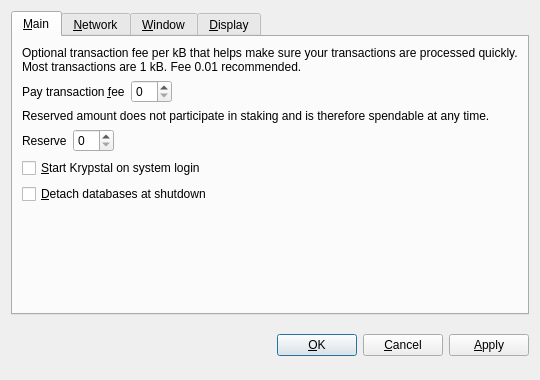
<?xml version="1.0" encoding="UTF-8"?>
<ui version="4.0">
 <class>OptionsDialog</class>
 <widget class="QDialog" name="OptionsDialog">
  <property name="geometry">
   <rect>
    <x>0</x>
    <y>0</y>
    <width>540</width>
    <height>380</height>
   </rect>
  </property>
  <property name="windowTitle">
   <string>Options</string>
  </property>
  <property name="modal">
   <bool>true</bool>
  </property>
  <layout class="QVBoxLayout" name="verticalLayout">
   <item>
    <widget class="QTabWidget" name="tabWidget">
     <property name="tabPosition">
      <enum>QTabWidget::North</enum>
     </property>
     <property name="currentIndex">
      <number>0</number>
     </property>
     <widget class="QWidget" name="tabMain">
      <attribute name="title">
       <string>&amp;Main</string>
      </attribute>
      <layout class="QVBoxLayout" name="verticalLayout_Main">
       <item>
        <widget class="QLabel" name="transactionFeeInfoLabel">
         <property name="text">
          <string>Optional transaction fee per kB that helps make sure your transactions are processed quickly. Most transactions are 1 kB. Fee 0.01 recommended.</string>
         </property>
         <property name="textFormat">
          <enum>Qt::PlainText</enum>
         </property>
         <property name="wordWrap">
          <bool>true</bool>
         </property>
        </widget>
       </item>
       <item>
        <layout class="QHBoxLayout" name="horizontalLayoutFee">
         <item>
          <widget class="QLabel" name="transactionFeeLabel">
           <property name="text">
            <string>Pay transaction &amp;fee</string>
           </property>
           <property name="textFormat">
            <enum>Qt::PlainText</enum>
           </property>
           <property name="buddy">
            <cstring>transactionFee</cstring>
           </property>
          </widget>
         </item>
         <item>
          <widget class="BitcoinAmountField" name="transactionFee"/>
         </item>
         <item>
          <spacer name="horizontalSpacerFee">
           <property name="orientation">
            <enum>Qt::Horizontal</enum>
           </property>
           <property name="sizeHint" stdset="0">
            <size>
             <width>40</width>
             <height>20</height>
            </size>
           </property>
          </spacer>
         </item>
        </layout>
       </item>
       <item>
        <widget class="QLabel" name="reserveBalanceInfoLabel">
         <property name="text">
          <string>Reserved amount does not participate in staking and is therefore spendable at any time.</string>
         </property>
         <property name="textFormat">
          <enum>Qt::PlainText</enum>
         </property>
         <property name="wordWrap">
          <bool>true</bool>
         </property>
        </widget>
       </item>
       <item>
        <layout class="QHBoxLayout" name="horizontalLayoutReserveBalance">
         <item>
          <widget class="QLabel" name="reserveBalanceLabel">
           <property name="text">
            <string>Reserve</string>
           </property>
           <property name="textFormat">
            <enum>Qt::PlainText</enum>
           </property>
           <property name="buddy">
            <cstring>reserveBalance</cstring>
           </property>
          </widget>
         </item>
         <item>
          <widget class="BitcoinAmountField" name="reserveBalance"/>
         </item>
         <item>
          <spacer name="horizontalSpacerReserveBalance">
           <property name="orientation">
            <enum>Qt::Horizontal</enum>
           </property>
           <property name="sizeHint" stdset="0">
            <size>
             <width>40</width>
             <height>20</height>
            </size>
           </property>
          </spacer>
         </item>
        </layout>
       </item>
       <item>
        <widget class="QCheckBox" name="bitcoinAtStartup">
         <property name="toolTip">
          <string>Automatically start Krypstal after logging in to the system.</string>
         </property>
         <property name="text">
          <string>&amp;Start Krypstal on system login</string>
         </property>
        </widget>
       </item>
       <item>
        <widget class="QCheckBox" name="detachDatabases">
         <property name="toolTip">
          <string>Detach block and address databases at shutdown. This means they can be moved to another data directory, but it slows down shutdown. The wallet is always detached.</string>
         </property>
         <property name="text">
          <string>&amp;Detach databases at shutdown</string>
         </property>
        </widget>
       </item>
       <item>
        <spacer name="verticalSpacer_Main">
         <property name="orientation">
          <enum>Qt::Vertical</enum>
         </property>
         <property name="sizeHint" stdset="0">
          <size>
           <width>20</width>
           <height>40</height>
          </size>
         </property>
        </spacer>
       </item>
      </layout>
     </widget>
     <widget class="QWidget" name="tabNetwork">
      <attribute name="title">
       <string>&amp;Network</string>
      </attribute>
      <layout class="QVBoxLayout" name="verticalLayout_Network">
       <item>
        <widget class="QCheckBox" name="mapPortUpnp">
         <property name="toolTip">
          <string>Automatically open the Krypstal client port on the router. This only works when your router supports UPnP and it is enabled.</string>
         </property>
         <property name="text">
          <string>Map port using &amp;UPnP</string>
         </property>
        </widget>
       </item>
       <item>
        <widget class="QCheckBox" name="connectSocks">
         <property name="toolTip">
          <string>Connect to the Krypstal network through a SOCKS proxy (e.g. when connecting through Tor).</string>
         </property>
         <property name="text">
          <string>&amp;Connect through SOCKS proxy:</string>
         </property>
        </widget>
       </item>
       <item>
        <layout class="QHBoxLayout" name="horizontalLayout_Network">
         <item>
          <widget class="QLabel" name="proxyIpLabel">
           <property name="text">
            <string>Proxy &amp;IP:</string>
           </property>
           <property name="textFormat">
            <enum>Qt::PlainText</enum>
           </property>
           <property name="buddy">
            <cstring>proxyIp</cstring>
           </property>
          </widget>
         </item>
         <item>
          <widget class="QValidatedLineEdit" name="proxyIp">
           <property name="maximumSize">
            <size>
             <width>140</width>
             <height>16777215</height>
            </size>
           </property>
           <property name="toolTip">
            <string>IP address of the proxy (e.g. 127.0.0.1)</string>
           </property>
          </widget>
         </item>
         <item>
          <widget class="QLabel" name="proxyPortLabel">
           <property name="text">
            <string>&amp;Port:</string>
           </property>
           <property name="textFormat">
            <enum>Qt::PlainText</enum>
           </property>
           <property name="buddy">
            <cstring>proxyPort</cstring>
           </property>
          </widget>
         </item>
         <item>
          <widget class="QLineEdit" name="proxyPort">
           <property name="maximumSize">
            <size>
             <width>55</width>
             <height>16777215</height>
            </size>
           </property>
           <property name="toolTip">
            <string>Port of the proxy (e.g. 9050)</string>
           </property>
          </widget>
         </item>
         <item>
          <widget class="QLabel" name="socksVersionLabel">
           <property name="text">
            <string>SOCKS &amp;Version:</string>
           </property>
           <property name="textFormat">
            <enum>Qt::PlainText</enum>
           </property>
           <property name="buddy">
            <cstring>socksVersion</cstring>
           </property>
          </widget>
         </item>
         <item>
          <widget class="QValueComboBox" name="socksVersion">
           <property name="toolTip">
            <string>SOCKS version of the proxy (e.g. 5)</string>
           </property>
          </widget>
         </item>
         <item>
          <spacer name="horizontalSpacer_Network">
           <property name="orientation">
            <enum>Qt::Horizontal</enum>
           </property>
           <property name="sizeHint" stdset="0">
            <size>
             <width>40</width>
             <height>20</height>
            </size>
           </property>
          </spacer>
         </item>
        </layout>
       </item>
       <item>
        <spacer name="verticalSpacer_Network">
         <property name="orientation">
          <enum>Qt::Vertical</enum>
         </property>
         <property name="sizeHint" stdset="0">
          <size>
           <width>20</width>
           <height>40</height>
          </size>
         </property>
        </spacer>
       </item>
      </layout>
     </widget>
     <widget class="QWidget" name="tabWindow">
      <attribute name="title">
       <string>&amp;Window</string>
      </attribute>
      <layout class="QVBoxLayout" name="verticalLayout_Window">
       <item>
        <widget class="QCheckBox" name="minimizeToTray">
         <property name="toolTip">
          <string>Show only a tray icon after minimizing the window.</string>
         </property>
         <property name="text">
          <string>&amp;Minimize to the tray instead of the taskbar</string>
         </property>
        </widget>
       </item>
       <item>
        <widget class="QCheckBox" name="minimizeOnClose">
         <property name="toolTip">
          <string>Minimize instead of exit the application when the window is closed. When this option is enabled, the application will be closed only after selecting Quit in the menu.</string>
         </property>
         <property name="text">
          <string>M&amp;inimize on close</string>
         </property>
        </widget>
       </item>
       <item>
        <spacer name="verticalSpacer_Window">
         <property name="orientation">
          <enum>Qt::Vertical</enum>
         </property>
         <property name="sizeHint" stdset="0">
          <size>
           <width>20</width>
           <height>40</height>
          </size>
         </property>
        </spacer>
       </item>
      </layout>
     </widget>
     <widget class="QWidget" name="tabDisplay">
      <attribute name="title">
       <string>&amp;Display</string>
      </attribute>
      <layout class="QVBoxLayout" name="verticalLayout_Display">
       <item>
        <layout class="QHBoxLayout" name="horizontalLayout_1_Display">
         <item>
          <widget class="QLabel" name="langLabel">
           <property name="text">
            <string>User Interface &amp;language:</string>
           </property>
           <property name="textFormat">
            <enum>Qt::PlainText</enum>
           </property>
           <property name="buddy">
            <cstring>lang</cstring>
           </property>
          </widget>
         </item>
         <item>
          <widget class="QValueComboBox" name="lang">
           <property name="toolTip">
            <string>The user interface language can be set here. This setting will take effect after restarting Krypstal.</string>
           </property>
          </widget>
         </item>
        </layout>
       </item>
       <item>
        <layout class="QHBoxLayout" name="horizontalLayout_2_Display">
         <item>
          <widget class="QLabel" name="unitLabel">
           <property name="text">
            <string>&amp;Unit to show amounts in:</string>
           </property>
           <property name="textFormat">
            <enum>Qt::PlainText</enum>
           </property>
           <property name="buddy">
            <cstring>unit</cstring>
           </property>
          </widget>
         </item>
         <item>
          <widget class="QValueComboBox" name="unit">
           <property name="toolTip">
            <string>Choose the default subdivision unit to show in the interface and when sending coins.</string>
           </property>
          </widget>
         </item>
        </layout>
       </item>
       <item>
        <widget class="QCheckBox" name="displayAddresses">
         <property name="toolTip">
          <string>Whether to show Krypstal addresses in the transaction list or not.</string>
         </property>
         <property name="text">
          <string>&amp;Display addresses in transaction list</string>
         </property>
        </widget>
       </item>
       <item>
        <widget class="QCheckBox" name="coinControlFeatures">
         <property name="toolTip">
          <string>Whether to show coin control features or not.</string>
         </property>
         <property name="text">
          <string>Display coin &amp;control features (experts only!)</string>
         </property>
        </widget>
       </item>
       <item>
        <spacer name="verticalSpacer_Display">
         <property name="orientation">
          <enum>Qt::Vertical</enum>
         </property>
         <property name="sizeHint" stdset="0">
          <size>
           <width>20</width>
           <height>40</height>
          </size>
         </property>
        </spacer>
       </item>
      </layout>
     </widget>
    </widget>
   </item>
   <item>
    <layout class="QHBoxLayout" name="horizontalLayout_Buttons">
     <item>
      <spacer name="horizontalSpacer_1">
       <property name="orientation">
        <enum>Qt::Horizontal</enum>
       </property>
       <property name="sizeHint" stdset="0">
        <size>
         <width>40</width>
         <height>48</height>
        </size>
       </property>
      </spacer>
     </item>
     <item>
      <widget class="QLabel" name="statusLabel">
       <property name="font">
        <font>
         <weight>75</weight>
         <bold>true</bold>
        </font>
       </property>
       <property name="text">
        <string/>
       </property>
       <property name="textFormat">
        <enum>Qt::PlainText</enum>
       </property>
       <property name="wordWrap">
        <bool>true</bool>
       </property>
      </widget>
     </item>
     <item>
      <spacer name="horizontalSpacer_2">
       <property name="orientation">
        <enum>Qt::Horizontal</enum>
       </property>
       <property name="sizeHint" stdset="0">
        <size>
         <width>40</width>
         <height>48</height>
        </size>
       </property>
      </spacer>
     </item>
     <item>
      <widget class="QPushButton" name="okButton">
       <property name="text">
        <string>&amp;OK</string>
       </property>
      </widget>
     </item>
     <item>
      <widget class="QPushButton" name="cancelButton">
       <property name="text">
        <string>&amp;Cancel</string>
       </property>
       <property name="autoDefault">
        <bool>false</bool>
       </property>
      </widget>
     </item>
     <item>
      <widget class="QPushButton" name="applyButton">
       <property name="text">
        <string>&amp;Apply</string>
       </property>
       <property name="autoDefault">
        <bool>false</bool>
       </property>
      </widget>
     </item>
    </layout>
   </item>
  </layout>
 </widget>
 <customwidgets>
  <customwidget>
   <class>BitcoinAmountField</class>
   <extends>QSpinBox</extends>
   <header>bitcoinamountfield.h</header>
  </customwidget>
  <customwidget>
   <class>QValueComboBox</class>
   <extends>QComboBox</extends>
   <header>qvaluecombobox.h</header>
  </customwidget>
  <customwidget>
   <class>QValidatedLineEdit</class>
   <extends>QLineEdit</extends>
   <header>qvalidatedlineedit.h</header>
  </customwidget>
 </customwidgets>
 <resources/>
 <connections/>
</ui>
